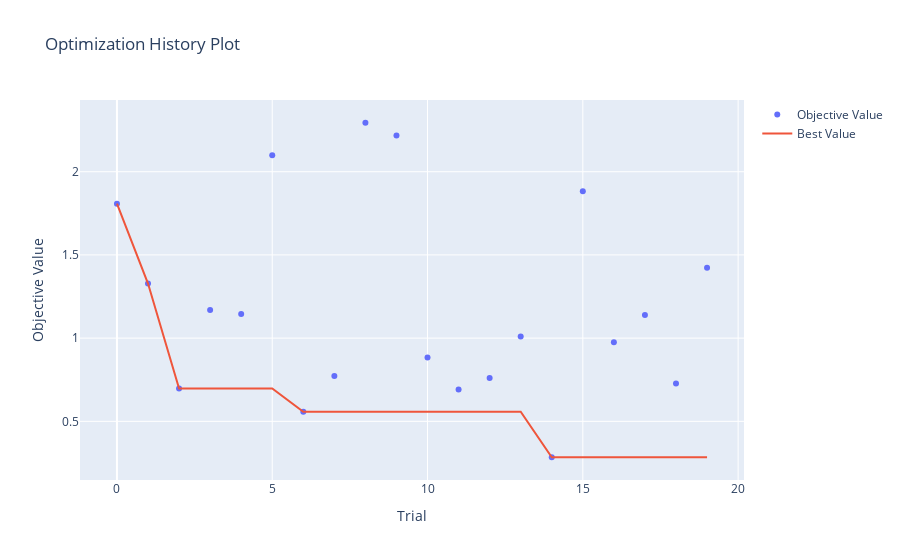

This figure's notebook cell:
### Code cell
optuna.visualization.plot_optimization_history(study)

### Figure 1 — Plotly figure (JSON) as saved in the notebook; plotly's stock layout.template omitted (floating-point values rounded to 4 significant figures)
{"data": [{"mode": "markers", "name": "Objective Value", "type": "scatter", "x": [0, 1, 2, 3, 4, 5, 6, 7, 8, 9, 10, 11, 12, 13, 14, 15, 16, 17, 18, 19], "y": [1.808, 1.328, 0.6972, 1.169, 1.145, 2.099, 0.5575, 0.7727, 2.294, 2.218, 0.8838, 0.6908, 0.76, 1.01, 0.2843, 1.882, 0.9756, 1.138, 0.7274, 1.423]}, {"mode": "lines", "name": "Best Value", "type": "scatter", "x": [0, 1, 2, 3, 4, 5, 6, 7, 8, 9, 10, 11, 12, 13, 14, 15, 16, 17, 18, 19], "y": [1.808, 1.328, 0.6972, 0.6972, 0.6972, 0.6972, 0.5575, 0.5575, 0.5575, 0.5575, 0.5575, 0.5575, 0.5575, 0.5575, 0.2843, 0.2843, 0.2843, 0.2843, 0.2843, 0.2843]}, {"marker": {"color": "#cccccc"}, "mode": "markers", "name": "Infeasible Trial", "showlegend": false, "type": "scatter", "x": [], "y": []}], "layout": {"title": {"text": "Optimization History Plot"}, "xaxis": {"title": {"text": "Trial"}}, "yaxis": {"title": {"text": "Objective Value"}}}}
